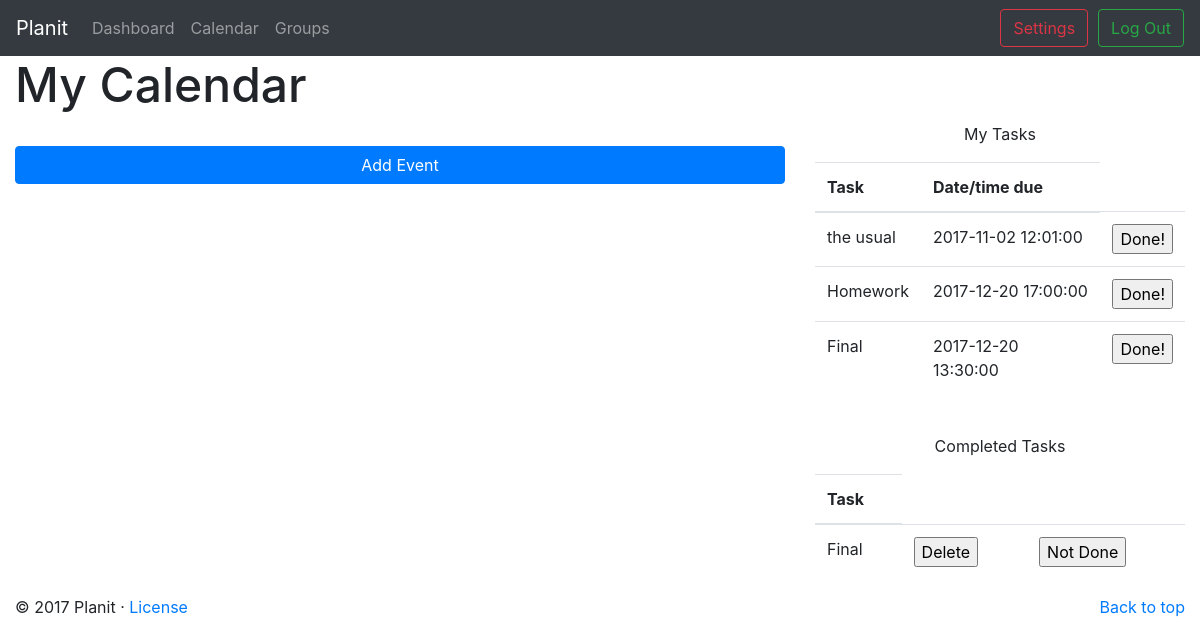
The app's page /content/calendar.php (signed in) with its own data.
### tables this page shows
create table if not exists `tasks` (
	`task_id` integer auto_increment primary key,
	`username` char(40) references users(username),
	`task_name` varchar(40) not null,
	`deadline` datetime,
	`description` varchar(140),
	`ETA` varchar(40),
    `complete` tinyint(1) not null default 0
);

### php/load_data.php (the view, shortened to what this page needs)
<?php
    function load_tasks_small(&$db) {
        $query = "SELECT * FROM tasks WHERE username = '{$_SESSION['login_user']}' ";
        $res = mysqli_query($db, $query);
        echo
            "<p> My Tasks </p>
            <table class=\"table\">
                <thead>
                <tr>
                    <th>Task</th>
                    <th>Date/time due</th>
                </tr>
                </thead>
            <tbody>";
        while ($row = mysqli_fetch_array($res, MYSQLI_NUM)){
            if($row[6] == 0){
                echo
                    "<tr>
                         <td>$row[2]</td>
                         <td>$row[3]</td>
                         <td><input type=\"submit\" class=\"button\" name=\"".$row[0]."\" value=\"Done!\"/></td>
                     </tr>";
            }
        }
        echo
            "</tbody>
            </table>
            <br>";
        mysqli_data_seek($res, 0);
        echo
            "<p> Completed Tasks </p>
            <table class=\"table\">
                <thead>
                    <tr>
                        <th>Task</th>
                    </tr>
                </thead>
                <tbody>";
        while ($row = mysqli_fetch_array($res, MYSQLI_NUM)) {
            if($row[6] != 0) {
                echo
                    "<tr>
                        <td>$row[2]</td>
                        <td><input type=\"submit\" class=\"del\" name=\"".$row[0]."\" value=\"Delete\"/></td>
                        <td><input type=\"submit\" class=\"button\" name=\"".$row[0]."\" value=\"Not Done\"/></td>
                    </tr>";
            }
        }
        echo
            "   </tbody>
            </table>";
}
?>

### records on screen
tasks: task_name "the usual", deadline "2017-11-02 12:01:00"
tasks: task_name "Homework", deadline "2017-12-20 17:00:00"
tasks: task_name "Final", deadline "2017-12-20 13:30:00"
tasks: task_name "Final"
